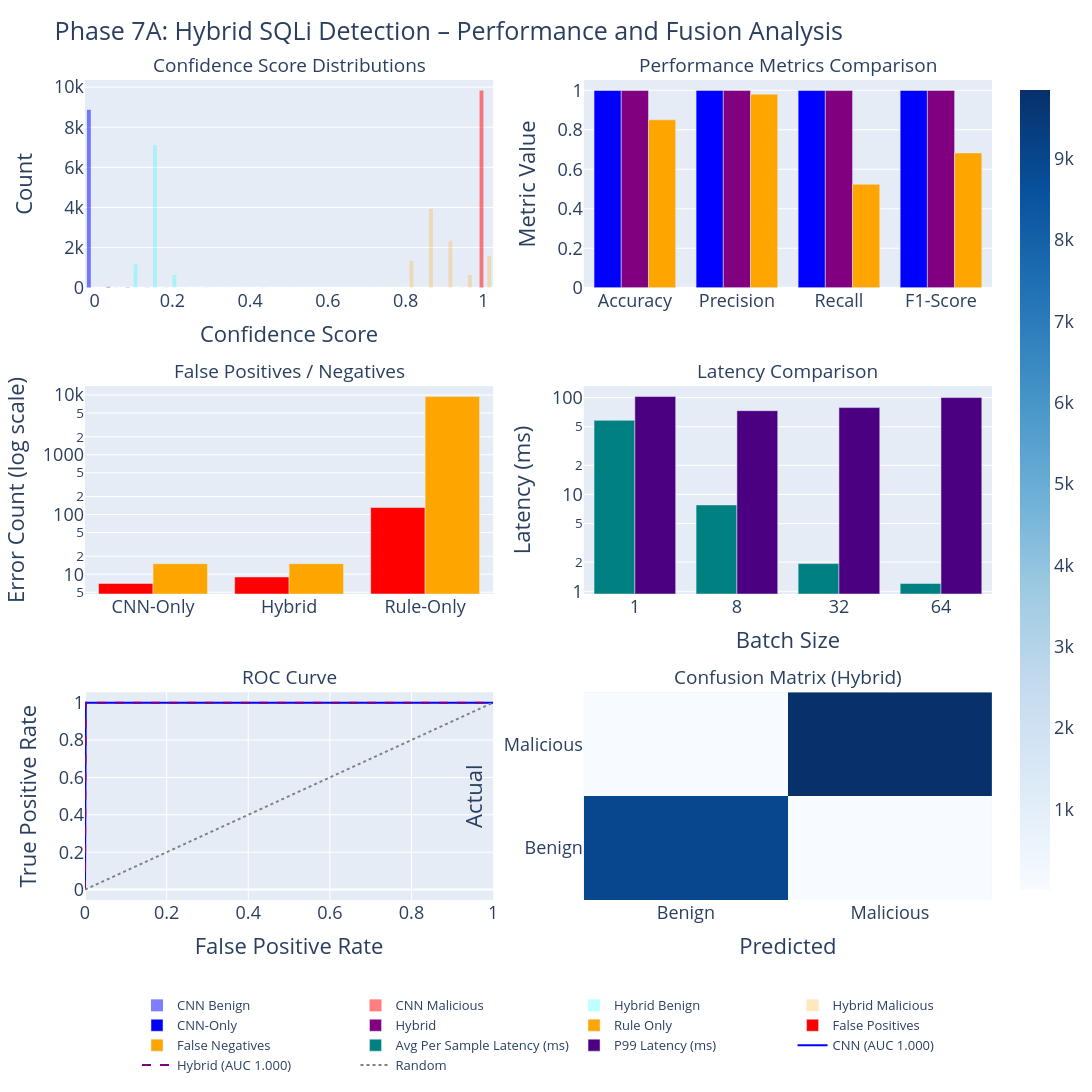

Notebook code for this chart:
### Code cell
import plotly.graph_objs as go
import plotly.subplots as sp
import numpy as np
import pandas as pd

perf_path = PHASE7A_DIR / 'detector_performance_comparison.csv'
lat_path = PHASE7A_DIR / 'fusion_model_latency_benchmark.csv'
perf = pd.read_csv(perf_path)
lat_bench = pd.read_csv(lat_path)

def safe_get_single_value(df, condition_str, column):
    filtered = df[df['Detector'].str.contains(condition_str, case=False, na=False)]
    if len(filtered) == 0:
        raise ValueError(f"No detectors matching '{condition_str}'")
    return filtered.iloc[0][column]

fp_cnn = int(safe_get_single_value(perf, 'cnn-only', 'FP'))
fn_cnn = int(safe_get_single_value(perf, 'cnn-only', 'FN'))
fp_hybrid = int(safe_get_single_value(perf, 'hybrid', 'FP'))
fn_hybrid = int(safe_get_single_value(perf, 'hybrid', 'FN'))
fp_rule = int(safe_get_single_value(perf, 'rule-only', 'FP'))
fn_rule = int(safe_get_single_value(perf, 'rule-only', 'FN'))

metrics = ['Accuracy', 'Precision', 'Recall', 'F1-Score']
metric_vals_cnn = perf.loc[perf['Detector'].str.contains('cnn-only', case=False), metrics].values[0]
metric_vals_hybrid = perf.loc[perf['Detector'].str.contains('hybrid', case=False), metrics].values[0]
metric_vals_rule = perf.loc[perf['Detector'].str.contains('rule-only', case=False), metrics].values[0]

cnn_confidence = y_pred_proba
hybrid_confidence = (0.7 * cnn_confidence + 0.3 * rule_confidence_simulated)
hybrid_binary = (hybrid_confidence >= 0.5).astype(int)

fig = sp.make_subplots(
    rows=3, cols=2,
    subplot_titles=[
        "Confidence Score Distributions",
        "Performance Metrics Comparison",
        "False Positives / Negatives",
        "Latency Comparison",
        "ROC Curve",
        "Confusion Matrix (Hybrid)"
    ],
    vertical_spacing=0.12,
    horizontal_spacing=0.10
)

fig.add_trace(go.Histogram(
    x=cnn_confidence[y_test==0], nbinsx=40, name="CNN Benign", opacity=0.5, marker_color='blue'), row=1, col=1)
fig.add_trace(go.Histogram(
    x=cnn_confidence[y_test==1], nbinsx=40, name="CNN Malicious", opacity=0.5, marker_color='red'), row=1, col=1)
fig.add_trace(go.Histogram(
    x=hybrid_confidence[y_test==0], nbinsx=40, name="Hybrid Benign", opacity=0.25, marker_color='cyan'), row=1, col=1)
fig.add_trace(go.Histogram(
    x=hybrid_confidence[y_test==1], nbinsx=40, name="Hybrid Malicious", opacity=0.25, marker_color='orange'), row=1, col=1)
fig.update_xaxes(title_text="Confidence Score", row=1, col=1)
fig.update_yaxes(title_text="Count", row=1, col=1)

fig.add_trace(go.Bar(x=metrics, y=metric_vals_cnn, name="CNN-Only", marker_color='blue'), row=1, col=2)
fig.add_trace(go.Bar(x=metrics, y=metric_vals_hybrid, name="Hybrid", marker_color='purple'), row=1, col=2)
fig.add_trace(go.Bar(x=metrics, y=metric_vals_rule, name="Rule Only", marker_color='orange'), row=1, col=2)
fig.update_yaxes(title_text="Metric Value", row=1, col=2)
fig.update_xaxes(tickmode='array', tickvals=metrics, tickangle=0,row=1, col=2)

labels = ['CNN-Only', 'Hybrid', 'Rule-Only']
fig.add_trace(go.Bar(x=labels, y=[fp_cnn, fp_hybrid, fp_rule], name="False Positives", marker_color='red'),
              row=2, col=1)
fig.add_trace(go.Bar(x=labels, y=[fn_cnn, fn_hybrid, fn_rule], name="False Negatives", marker_color='orange'),
              row=2, col=1)
fig.update_yaxes(type='log', title_text="Error Count (log scale)", row=2, col=1)
fig.update_xaxes(tickangle=0, row=2, col=1)

fig.add_trace(go.Bar(x=lat_bench['Batch Size'].astype(str), y=lat_bench['Per Sample (ms)'],
                     name="Avg Per Sample Latency (ms)", marker_color='teal'), row=2, col=2)
if 'P99 (ms)' in lat_bench.columns:
    fig.add_trace(go.Bar(x=lat_bench['Batch Size'].astype(str), y=lat_bench['P99 (ms)'],
                         name="P99 Latency (ms)", marker_color='indigo'), row=2, col=2)
fig.update_xaxes(title_text="Batch Size", row=2, col=2)
fig.update_yaxes(title_text="Latency (ms)", type='log', row=2, col=2)

from sklearn.metrics import roc_curve, auc, confusion_matrix
fpr_cnn, tpr_cnn, _ = roc_curve(y_test, cnn_confidence)
fpr_hybrid, tpr_hybrid, _ = roc_curve(y_test, hybrid_confidence)
fig.add_trace(go.Scatter(x=fpr_cnn, y=tpr_cnn, mode='lines', name=f"CNN (AUC {auc(fpr_cnn,tpr_cnn):.3f})",
                         line=dict(color='blue')), row=3, col=1)
fig.add_trace(go.Scatter(x=fpr_hybrid, y=tpr_hybrid, mode='lines', name=f"Hybrid (AUC {auc(fpr_hybrid,tpr_hybrid):.3f})",
                         line=dict(color='purple', dash='dash')), row=3, col=1)
fig.add_trace(go.Scatter(x=[0,1], y=[0,1], mode='lines', name='Random', line=dict(color='gray', dash='dot')), row=3, col=1)
fig.update_xaxes(title_text="False Positive Rate", row=3, col=1)
fig.update_yaxes(title_text="True Positive Rate", row=3, col=1)

cm = confusion_matrix(y_test, hybrid_binary)
fig.add_trace(go.Heatmap(z=cm, x=['Benign', 'Malicious'], y=['Benign', 'Malicious'],
                         colorscale='Blues', showscale=True), row=3, col=2)
fig.update_xaxes(title_text="Predicted", row=3, col=2)
fig.update_yaxes(title_text="Actual", row=3, col=2)

fig.update_layout(
    height=1100, width=1700,
    title_text="Phase 7A: Hybrid SQLi Detection – Performance and Fusion Analysis",
    showlegend=True,
    barmode='group',
    legend=dict(
        orientation='h',
        yanchor='bottom',
        y=-0.22,
        xanchor='center',
        x=0.5,
        font=dict(size=13)
    ),
    font=dict(size=18),
    margin=dict(t=80, b=120, l=70, r=50)
)

for i in range(1, 7):
    fig['layout'][f'annotations'][i-1]['font'] = dict(size=19)

fig.show()

print("PHASE 7A VISUALIZATIONS – FIXED SPACING, NO OVERLAP, CLEAN LAYOUT")

### Figure 1 — Plotly figure (JSON) as saved in the notebook; plotly's stock layout.template omitted (floating-point values rounded to 4 significant figures; data arrays with more than 128 entries replaced by an {"elided": "..."} marker saying what was removed)
{"data": [{"marker": {"color": "blue"}, "name": "CNN Benign", "nbinsx": 40, "opacity": 0.5, "type": "histogram", "x": {"elided": "8987 float values"}, "xaxis": "x", "yaxis": "y"}, {"marker": {"color": "red"}, "name": "CNN Malicious", "nbinsx": 40, "opacity": 0.5, "type": "histogram", "x": {"elided": "9860 float values"}, "xaxis": "x", "yaxis": "y"}, {"marker": {"color": "cyan"}, "name": "Hybrid Benign", "nbinsx": 40, "opacity": 0.25, "type": "histogram", "x": {"elided": "8987 float values"}, "xaxis": "x", "yaxis": "y"}, {"marker": {"color": "orange"}, "name": "Hybrid Malicious", "nbinsx": 40, "opacity": 0.25, "type": "histogram", "x": {"elided": "9860 float values"}, "xaxis": "x", "yaxis": "y"}, {"marker": {"color": "blue"}, "name": "CNN-Only", "type": "bar", "x": ["Accuracy", "Precision", "Recall", "F1-Score"], "xaxis": "x2", "y": [0.9988, 0.9993, 0.9985, 0.9989], "yaxis": "y2"}, {"marker": {"color": "purple"}, "name": "Hybrid", "type": "bar", "x": ["Accuracy", "Precision", "Recall", "F1-Score"], "xaxis": "x2", "y": [0.9987, 0.9991, 0.9985, 0.9988], "yaxis": "y2"}, {"marker": {"color": "orange"}, "name": "Rule Only", "type": "bar", "x": ["Accuracy", "Precision", "Recall", "F1-Score"], "xaxis": "x2", "y": [0.8503, 0.9796, 0.5239, 0.6826], "yaxis": "y2"}, {"marker": {"color": "red"}, "name": "False Positives", "type": "bar", "x": ["CNN-Only", "Hybrid", "Rule-Only"], "xaxis": "x3", "y": [7, 9, 131], "yaxis": "y3"}, {"marker": {"color": "orange"}, "name": "False Negatives", "type": "bar", "x": ["CNN-Only", "Hybrid", "Rule-Only"], "xaxis": "x3", "y": [15, 15, 9447], "yaxis": "y3"}, {"marker": {"color": "teal"}, "name": "Avg Per Sample Latency (ms)", "type": "bar", "x": ["1", "8", "32", "64"], "xaxis": "x4", "y": [58.21, 7.798, 1.933, 1.204], "yaxis": "y4"}, {"marker": {"color": "indigo"}, "name": "P99 Latency (ms)", "type": "bar", "x": ["1", "8", "32", "64"], "xaxis": "x4", "y": [102.6, 73.26, 78.86, 100.1], "yaxis": "y4"}, {"line": {"color": "blue"}, "mode": "lines", "name": "CNN (AUC 1.000)", "type": "scatter", "x": {"elided": "297 float values"}, "xaxis": "x5", "y": {"elided": "297 float values"}, "yaxis": "y5"}, {"line": {"color": "purple", "dash": "dash"}, "mode": "lines", "name": "Hybrid (AUC 1.000)", "type": "scatter", "x": {"elided": "294 float values"}, "xaxis": "x5", "y": {"elided": "294 float values"}, "yaxis": "y5"}, {"line": {"color": "gray", "dash": "dot"}, "mode": "lines", "name": "Random", "type": "scatter", "x": [0, 1], "xaxis": "x5", "y": [0, 1], "yaxis": "y5"}, {"colorscale": [[0, "rgb(247,251,255)"], [0.125, "rgb(222,235,247)"], [0.25, "rgb(198,219,239)"], [0.375, "rgb(158,202,225)"], [0.5, "rgb(107,174,214)"], [0.625, "rgb(66,146,198)"], [0.75, "rgb(33,113,181)"], [0.875, "rgb(8,81,156)"], [1, "rgb(8,48,107)"]], "showscale": true, "type": "heatmap", "x": ["Benign", "Malicious"], "xaxis": "x6", "y": ["Benign", "Malicious"], "yaxis": "y6", "z": [[8978, 9], [15, 9845]]}], "layout": {"annotations": [{"font": {"size": 19}, "showarrow": false, "text": "Confidence Score Distributions", "x": 0.225, "xanchor": "center", "xref": "paper", "y": 1, "yanchor": "bottom", "yref": "paper"}, {"font": {"size": 19}, "showarrow": false, "text": "Performance Metrics Comparison", "x": 0.775, "xanchor": "center", "xref": "paper", "y": 1, "yanchor": "bottom", "yref": "paper"}, {"font": {"size": 19}, "showarrow": false, "text": "False Positives / Negatives", "x": 0.225, "xanchor": "center", "xref": "paper", "y": 0.6267, "yanchor": "bottom", "yref": "paper"}, {"font": {"size": 19}, "showarrow": false, "text": "Latency Comparison", "x": 0.775, "xanchor": "center", "xref": "paper", "y": 0.6267, "yanchor": "bottom", "yref": "paper"}, {"font": {"size": 19}, "showarrow": false, "text": "ROC Curve", "x": 0.225, "xanchor": "center", "xref": "paper", "y": 0.2533, "yanchor": "bottom", "yref": "paper"}, {"font": {"size": 19}, "showarrow": false, "text": "Confusion Matrix (Hybrid)", "x": 0.775, "xanchor": "center", "xref": "paper", "y": 0.2533, "yanchor": "bottom", "yref": "paper"}], "barmode": "group", "font": {"size": 18}, "height": 1100, "legend": {"font": {"size": 13}, "orientation": "h", "x": 0.5, "xanchor": "center", "y": -0.22, "yanchor": "bottom"}, "margin": {"b": 120, "l": 70, "r": 50, "t": 80}, "showlegend": true, "title": {"text": "Phase 7A: Hybrid SQLi Detection – Performance and Fusion Analysis"}, "width": 1700, "xaxis": {"anchor": "y", "domain": [0, 0.45], "title": {"text": "Confidence Score"}}, "xaxis2": {"anchor": "y2", "domain": [0.55, 1], "tickangle": 0, "tickmode": "array", "tickvals": ["Accuracy", "Precision", "Recall", "F1-Score"]}, "xaxis3": {"anchor": "y3", "domain": [0, 0.45], "tickangle": 0}, "xaxis4": {"anchor": "y4", "domain": [0.55, 1], "title": {"text": "Batch Size"}}, "xaxis5": {"anchor": "y5", "domain": [0, 0.45], "title": {"text": "False Positive Rate"}}, "xaxis6": {"anchor": "y6", "domain": [0.55, 1], "title": {"text": "Predicted"}}, "yaxis": {"anchor": "x", "domain": [0.7467, 1], "title": {"text": "Count"}}, "yaxis2": {"anchor": "x2", "domain": [0.7467, 1], "title": {"text": "Metric Value"}}, "yaxis3": {"anchor": "x3", "domain": [0.3733, 0.6267], "title": {"text": "Error Count (log scale)"}, "type": "log"}, "yaxis4": {"anchor": "x4", "domain": [0.3733, 0.6267], "title": {"text": "Latency (ms)"}, "type": "log"}, "yaxis5": {"anchor": "x5", "domain": [0, 0.2533], "title": {"text": "True Positive Rate"}}, "yaxis6": {"anchor": "x6", "domain": [0, 0.2533], "title": {"text": "Actual"}}}}
